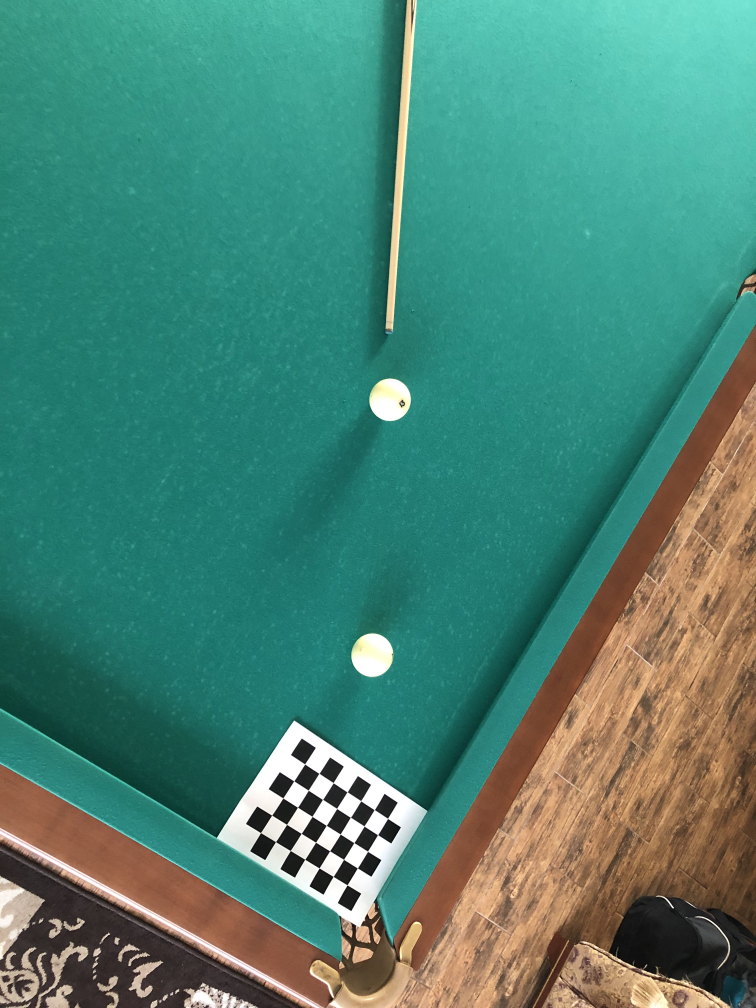
//> input picture resource/src_balls.jpg, 3024 x 4032 px (shown at 1/4 size)
$ ./main   (built with g++ and OpenCV 4)
//> lines starting //> are read from the running program, lines starting //| are printed output that depends on the picture
#include <vector>
#include <iostream>

#include <opencv2/opencv.hpp>
#include <opencv2/imgcodecs.hpp>
#include <opencv2/highgui.hpp>
#include <opencv2/imgproc.hpp>

using namespace std;
using namespace cv;

const int corners_row = 5;
const int corners_column = 7;

int main(int argc, char** argv) {
    String image_path = samples::findFile("resource/src_balls.jpg");
    Mat dst, src = imread(image_path, IMREAD_COLOR);
//> src is the input picture: 4032 rows x 3024 cols, CV_8UC3; mean B, G, R 116.5, 132, 75.2
    vector<Point2f> corners;

    namedWindow("The direction of the ball movement", WINDOW_NORMAL | WINDOW_KEEPRATIO | WINDOW_GUI_EXPANDED);
    resizeWindow("The direction of the ball movement", 700, 700 * src.rows / src.cols);

    // Поиск, калибрвка и отрисовка шахматной доски
    if (!findChessboardCorners(src, Size(7, 5), corners)) {
        return -1;
    }
//> corners = 35 Points (x, y), first 12: [1219.4, 3056.6], [1277.1, 3094.8], [1334.2, 3132.6], [1390.3, 3169.1], [1444.6, 3205.6], [1499.2, 3239.8], [1551.8, 3275], [1176, 3125.2], [1234.4, 3161.5], [1291.4, 3199.2], [1348.3, 3235.8], [1402.6, 3270.6]
    cvtColor(src, dst, COLOR_BGR2GRAY);
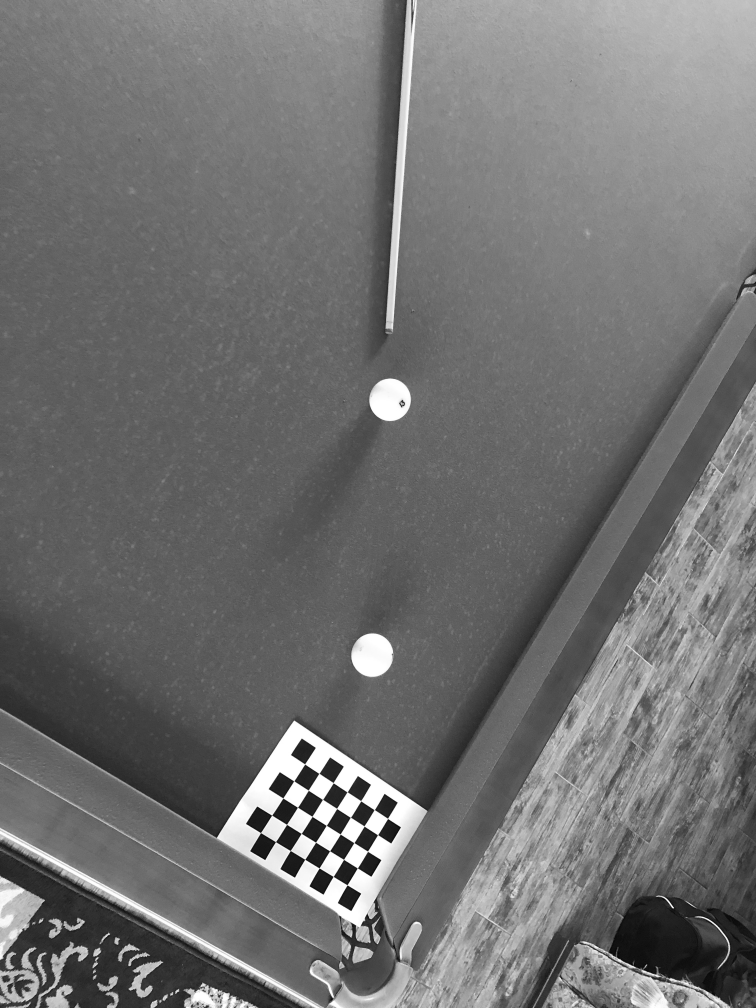
//> dst: 4032 rows x 3024 cols, CV_8UC1 (shown at 1/4 size); min 0, max 255, mean 113.2
    cornerSubPix(dst, corners, Size(10, 10), Size(-1, -1), TermCriteria(TermCriteria::COUNT, 100, 0.01));
//> corners = 35 Points (x, y), first 12: [1220.1, 3057.3], [1277.3, 3094.9], [1334.2, 3132.4], [1389.8, 3168.9], [1444.3, 3204.6], [1498.4, 3240.1], [1551.7, 3275], [1176.5, 3125], [1234.5, 3162.2], [1291.5, 3199.2], [1348, 3235.2], [1403, 3270.5]
    drawChessboardCorners(src, Size(corners_row, corners_column), corners, true);

    // Калибровка камеры
    vector<vector<Point3f>> object_points; // Трехмерные координаты угловых точек на калибровочной доске
    vector<vector<Point2f>> image_points; // Двумерные координаты угловых точек на калибровочной доске
    Mat camera_matrix(3, 3, CV_32FC1, Scalar::all(0)); // Матрица параметров в камере
    Mat dist_coeffs(1, 5, CV_32FC1, Scalar::all(0)); // 5 коэффициентов искажения камеры: k1, k2, p1, p2, k3
    vector<Mat> tvecs; // Вектор вращения изображения
    vector<Mat> rvecs; // Вектор перевода для изображения

    vector<Point3f> obj_p;
    for(int i = 0; i < corners_row; i++) {
        for(int j = 0; j < corners_column; j++) {
            obj_p.push_back(Point3f(i, j, 0));
        }
    }
    object_points.push_back(obj_p);
    image_points.push_back(corners);
//> image_points = 1 point lists

    calibrateCamera(object_points, image_points, Size(src.rows, src.cols), camera_matrix, dist_coeffs, rvecs, tvecs);
//> camera_matrix = [[4671.9, 0, 2013.5], [0, 5483.7, 1687.7], [0, 0, 1]]; dist_coeffs = [0.0813, 1.99, -0.121, 0.0164, -4.58]

    // Преобразование изображения
    Mat rmat;
    undistort(src, dst, camera_matrix, dist_coeffs); // Исправление искривлений камеры
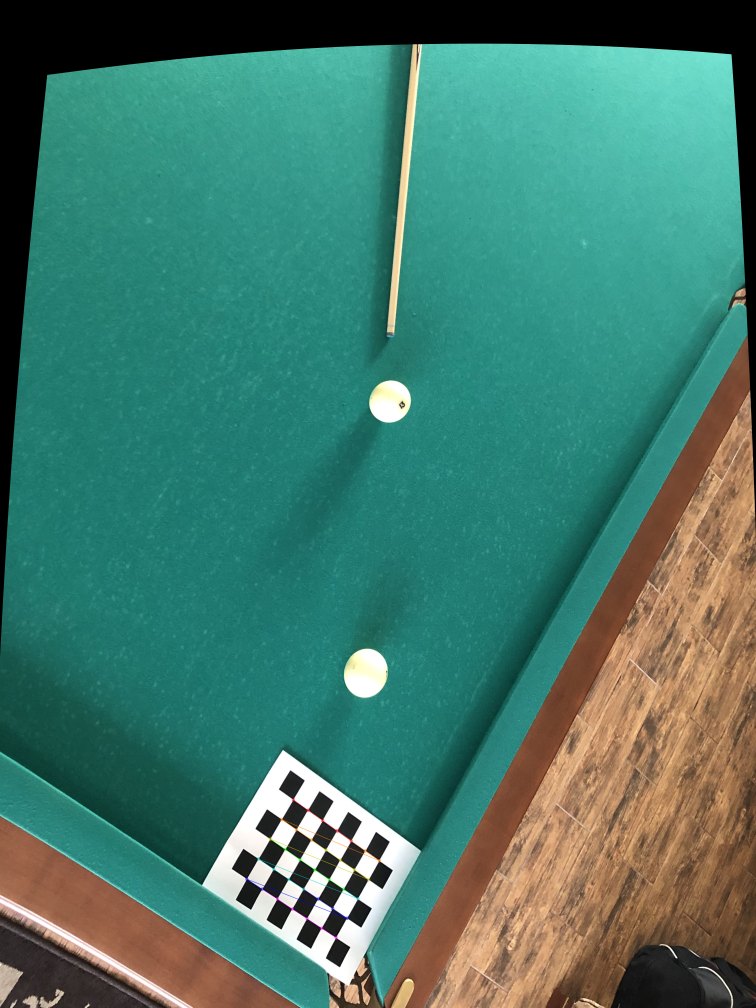
//> dst: 4032 rows x 3024 cols, CV_8UC3 (shown at 1/4 size); mean B, G, R 106.9, 121.1, 68.2

    // Не работает
    // Rodrigues(rvecs[0], rmat); // поворот изображения
    // warpPerspective(dst, dst, rmat, Size(dst.rows, dst.cols));

    imshow("The direction of the ball movement", dst);

    waitKey(0);
    return 0;
}
